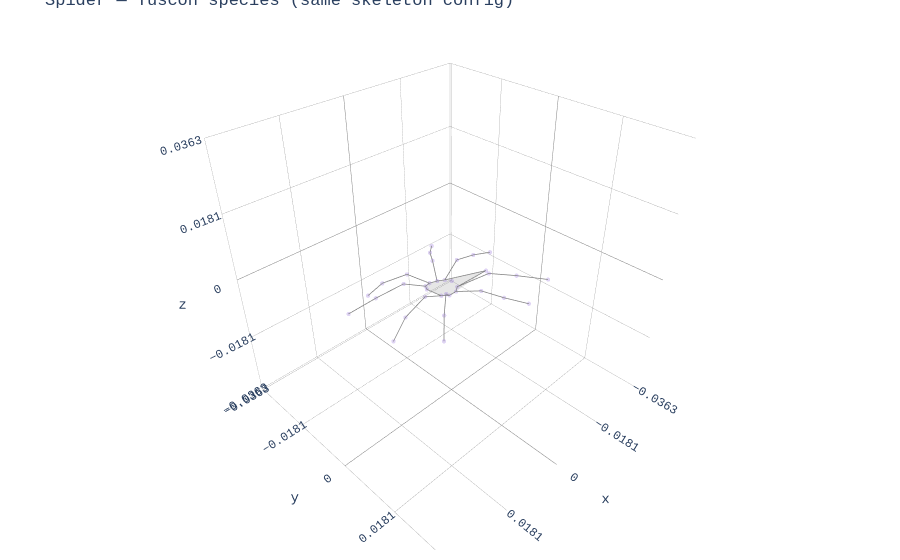

Notebook code cell kept with this figure:
### Markdown cell above
## 6. Tuscon Spider

Same skeleton definition works for different spider species — just different data.

### Code cell
# Load the Tuscon spider with the same skeleton config
spider_tuscon = Animal3D("spider", data="../data/mean_spider_shape_tuscon.csv")

fig = plot_plotly(spider_tuscon, colour="mediumpurple")
fig.update_layout(title="Spider — Tuscon species (same skeleton config)")
fig.show()
